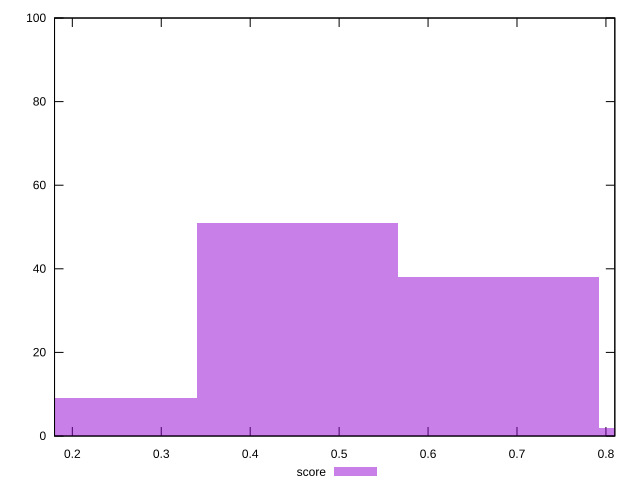

Generate this figure with gnuplot:
reset

$score <<EOF
0.4528776229202713 51
0.6793164343804069 38
0.22643881146013564 9
0.9057552458405426 2
EOF

set key outside below
set boxwidth 0.22643881146013564
set xrange [0.18:0.81]
set yrange [0:100]
set trange [0:100]
set style fill transparent solid 0.5 noborder
set terminal svg size 640, 490 enhanced background rgb 'white'
set output "reports/report_00027_2021-02-24T12-40-31.850Z/mainthread-work-breakdown/samples/astro/score/histogram.svg"

plot $score title "score" with boxes

reset
